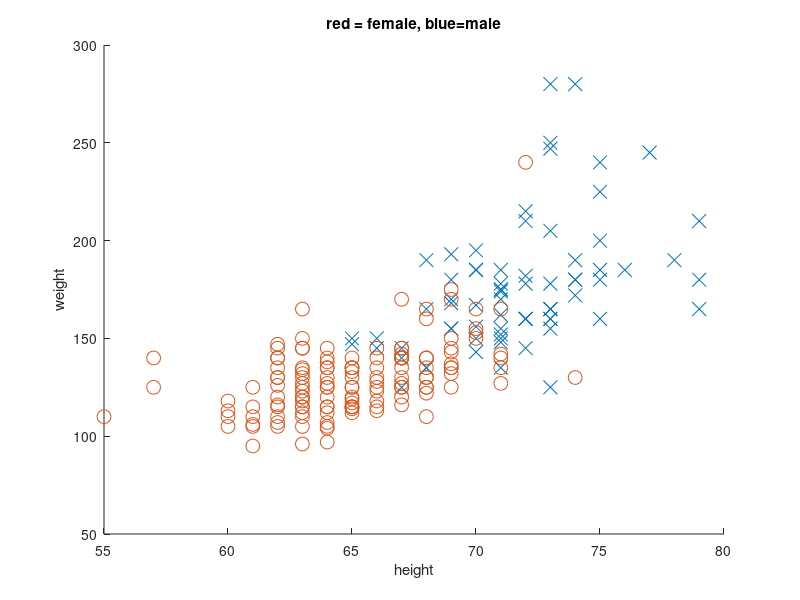
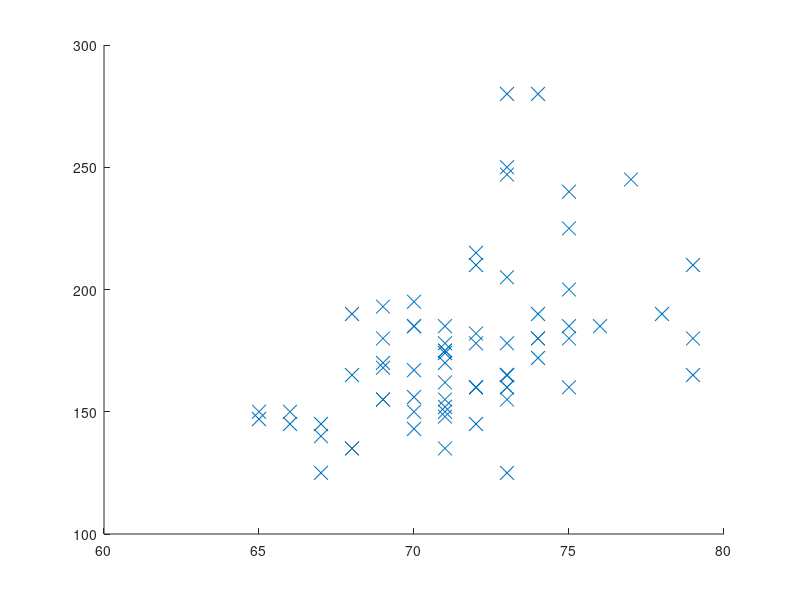

Write MATLAB code to recreate these figures, in order. (Note: this script raises an error after producing the figures.)
%% MVN Height Weight Demo
for i=1:2
    if(i==1)
        plotCov = false;
    else
        plotCov=true;
    end
    % Make 2D scatter plot and superimpose Gaussian fit
    rawdata = dlmread('heightWeightDataSimple.txt'); % comma delimited file
    data.Y = rawdata(:,1); % 1=male, 2=female
    data.X = [rawdata(:,2) rawdata(:,3)]; % height, weight
    maleNdx = find(data.Y == 1);
    femaleNdx = find(data.Y == 2);
    classNdx = {maleNdx, femaleNdx};
    figure;
    colors = 'br';
    sym = 'xo';
    for c=1:2
        str = sprintf('%s%s', sym(c), colors(c));
        X = data.X(classNdx{c},:);
        h=scatter(X(:,1), X(:,2), 100, str); %set(h, 'markersize', 10);
        hold on
        if plotCov
            pgauss = fit(mvnDist, 'data',X, 'method', 'mle');
            gaussPlot2d(pgauss.mu, pgauss.Sigma);
        end
    end
    xlabel('height')
    ylabel('weight')
    title('red = female, blue=male');
end
